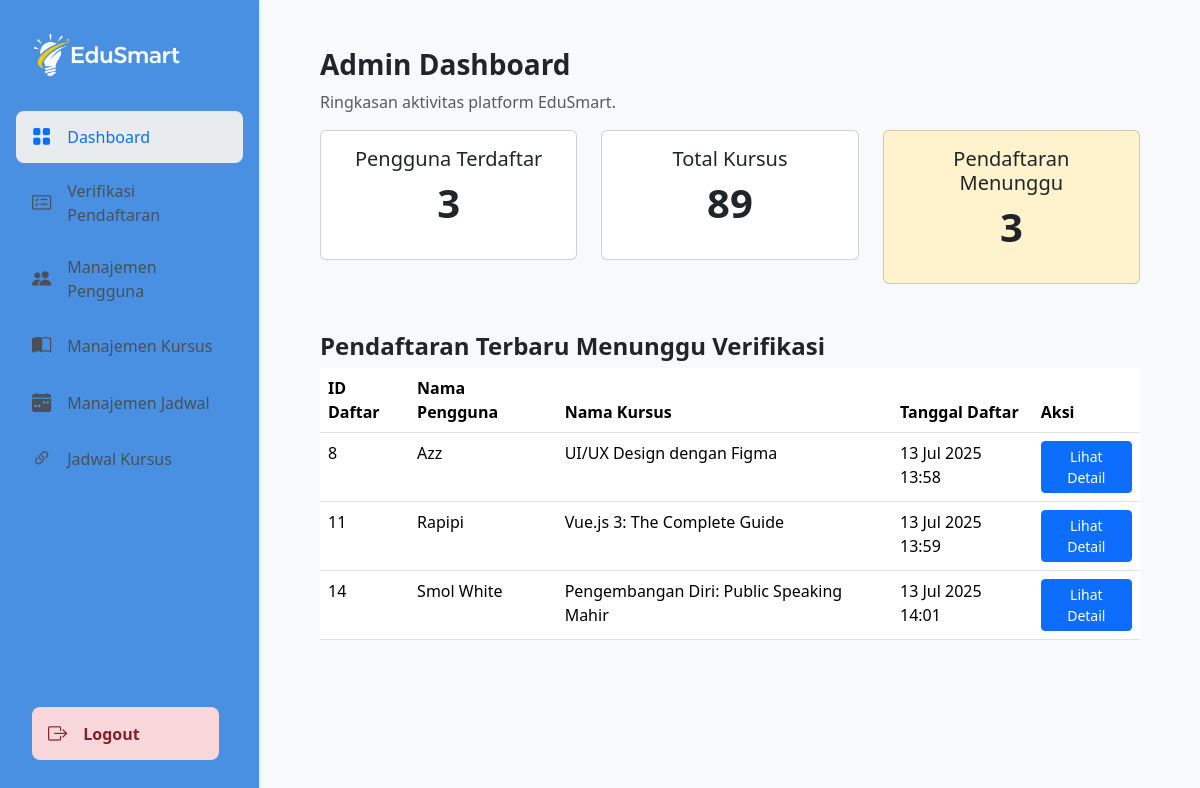
Screenshot of /admin/index.php?page=dashboard (signed in) with the database file from the repository.
### tables this page shows
CREATE TABLE `farhan_pendaftaran` (
  `id` int(11) NOT NULL,
  `user_id` int(11) NOT NULL,
  `kursus_jadwal_id` int(11) NOT NULL,
  `tanggal_daftar` datetime NOT NULL,
  `bukti_pembayaran` varchar(255) NOT NULL,
  `status_pendaftaran` enum('Menunggu','Diterima','Ditolak') NOT NULL
);

CREATE TABLE `farhan_user` (
  `id` int(11) NOT NULL,
  `nama` varchar(100) NOT NULL,
  `email` varchar(100) NOT NULL,
  `password` varchar(255) NOT NULL,
  `no_hp` varchar(20) NOT NULL,
  `foto_profil` varchar(255) DEFAULT NULL,
  `akun_dibuat` datetime NOT NULL
);

CREATE TABLE `farhan_kursus` (
  `id` int(11) NOT NULL,
  `nama_kursus` varchar(100) NOT NULL,
  `deskripsi` text NOT NULL,
  `harga` int(11) NOT NULL,
  `level` enum('Beginner','Intermediate','Advance') NOT NULL,
  `durasi` varchar(50) NOT NULL,
  `gambar` text DEFAULT NULL
);

### admin/pages/dashboard.php (the view)
<?php
$total_users = $koneksi->query("SELECT COUNT(*) AS total FROM farhan_user")->fetch_assoc()['total'];
$total_courses = $koneksi->query("SELECT COUNT(*) AS total FROM farhan_kursus")->fetch_assoc()['total'];
$pending_registrations = $koneksi->query("SELECT COUNT(*) AS total FROM farhan_pendaftaran WHERE status_pendaftaran = 'Menunggu'")->fetch_assoc()['total'];
$sql_recent = "SELECT p.id, u.nama, k.nama_kursus, p.tanggal_daftar
               FROM farhan_pendaftaran p
               JOIN farhan_user u ON p.user_id = u.id
               JOIN farhan_kursus_jadwal kj ON p.kursus_jadwal_id = kj.id
               JOIN farhan_kursus k ON kj.kursus_id = k.id
               WHERE p.status_pendaftaran = 'Menunggu'
               ORDER BY id ASC LIMIT 5";
$recent_result = $koneksi->query($sql_recent);
?>
<div class="container-fluid">
    <h3 class="fw-bold">Admin Dashboard</h3>
    <p class="text-muted">Ringkasan aktivitas platform EduSmart.</p>
    <div class="row g-4 mb-4">
        <div class="col-md-4"><div class="card p-3 text-center"><h5>Pengguna Terdaftar</h5><p class="display-6 fw-bold"><?php echo $total_users; ?></p></div></div>
        <div class="col-md-4"><div class="card p-3 text-center"><h5>Total Kursus</h5><p class="display-6 fw-bold"><?php echo $total_courses; ?></p></div></div>
        <div class="col-md-4"><div class="card p-3 text-center bg-warning-subtle"><h5>Pendaftaran Menunggu</h5><p class="display-6 fw-bold"><?php echo $pending_registrations; ?></p></div></div>
    </div>
    <h4 class="fw-bold mt-5">Pendaftaran Terbaru Menunggu Verifikasi</h4>
    <div class="table-responsive">
        <table class="table table-hover">
            <thead>
                <tr><th>ID Daftar</th><th>Nama Pengguna</th><th>Nama Kursus</th><th>Tanggal Daftar</th><th>Aksi</th></tr>
            </thead>
            <tbody>
                <?php while($row = $recent_result->fetch_assoc()): ?>
                <tr>
                    <td><?php echo $row['id']; ?></td>
                    <td><?php echo htmlspecialchars($row['nama']); ?></td>
                    <td><?php echo htmlspecialchars($row['nama_kursus']); ?></td>
                    <td><?php echo date('d M Y H:i', strtotime($row['tanggal_daftar'])); ?></td>
                    <td><a href="index.php?page=registrations" class="btn btn-sm btn-primary">Lihat Detail</a></td>
                </tr>
                <?php endwhile; ?>
            </tbody>
        </table>
    </div>
</div>

### admin/index.php (shortened to what this page needs)
<?php
$page = $_GET['page'] ?? 'dashboard';
$page_file = "pages/{$page}.php";
?>
<!doctype html>
<html lang="id">
<head>
    <link href="https://cdn.jsdelivr.net/npm/bootstrap@5.3.3/dist/css/bootstrap.min.css" rel="stylesheet">
    <link rel="stylesheet" href="https://cdn.jsdelivr.net/npm/bootstrap-icons@1.11.3/font/bootstrap-icons.min.css">
    <link rel="stylesheet" href="../assets/css/admin-style.css">
</head>
<body>
    <?php include 'templates/sidebar.php'; ?>
    <div class="main-content">
        <div class="p-4">
            <?php
                if (file_exists($page_file)) {
                    include $page_file;
                } else {
                    echo '<div class="alert alert-danger">Halaman tidak ditemukan.</div>';
                }
            ?>
        </div>
    </div>
</body>
</html>

### admin/templates/sidebar.php (shortened to what this page needs)
<div class="sidebar shadow-sm">
    <div class="sidebar-logo-container p-3 mb-3">
        <a href="index.php">
             <img src="../assets/images/edu.png" alt="EduSmart Logo" style="width: 150px;">
        </a>
    </div>
    <ul class="nav flex-column">
        <?php $currentPage = $_GET['page'] ?? 'dashboard'; ?>
        <li class="nav-item">
            <a class="nav-link <?php if($currentPage == 'dashboard') echo 'active'; ?>" href="index.php?page=dashboard">
                <i class="bi bi-grid-fill"></i> Dashboard
            </a>
        </li>
        <li class="nav-item">
            <a class="nav-link <?php if($currentPage == 'registrations') echo 'active'; ?>" href="index.php?page=registrations">
                <i class="bi bi-card-checklist"></i> Verifikasi Pendaftaran
            </a>
        </li>
         <li class="nav-item">
            <a class="nav-link <?php if($currentPage == 'users') echo 'active'; ?>" href="index.php?page=users">
                <i class="bi bi-people-fill"></i> Manajemen Pengguna
            </a>
        </li>
        <li class="nav-item">
            <a class="nav-link <?php if($currentPage == 'courses') echo 'active'; ?>" href="index.php?page=courses">
                <i class="bi bi-book-half"></i> Manajemen Kursus
            </a>
        </li>
        <li class="nav-item">
            <a class="nav-link <?php if($currentPage == 'schedule_management') echo 'active'; ?>" href="index.php?page=schedule_management">
                <i class="bi bi-calendar-week-fill"></i> Manajemen Jadwal
            </a>
        </li>
        <li class="nav-item">
            <a class="nav-link <?php if($currentPage == 'course_schedules') echo 'active'; ?>" href="index.php?page=course_schedules">
                <i class="bi bi-link-45deg"></i> Jadwal Kursus
            </a>
        </li>
    </ul>
    <div class="mt-auto p-3" style="position: absolute; bottom: 20px; width: calc(100% - 40px);">
        <a class="nav-link logout-btn" href="actions/admin_logout.php">
            <i class="bi bi-box-arrow-right"></i> Logout
        </a>
    </div>
</div>

### assets/css/admin-style.css (style rules this page uses)
:root { --brand-secondary: #ff6825; }
body { background-color: #f8f9fa; }
.sidebar { position: fixed; top: 0; left: 0; height: 100%; width: 260px; background-color: #4A90E2; padding: 1rem; transition: all 0.3s; z-index: 1000; border-right: 1px solid #e9ecef; }
.sidebar .nav-link, .offcanvas .nav-link { color: #495057; font-weight: 500; padding: 0.75rem 1rem; border-radius: 0.5rem; margin-bottom: 0.25rem; display: flex; align-items: center; }
.sidebar .nav-link .bi, .offcanvas .nav-link .bi { margin-right: 1rem; font-size: 1.2rem; }
.sidebar .nav-link.active, .sidebar .nav-link:hover, .offcanvas .nav-link.active, .offcanvas .nav-link:hover { background-color: #e9ecef; color: #0d6efd; }
.sidebar .logout-btn, .offcanvas .logout-btn { background-color: #f8d7da; color: #842029; font-weight: 600; }
.main-content { margin-left: 260px; padding: 1.5rem; }

### rows the page displays
farhan_pendaftaran: id "8", user.nama "Azz", farhan_kursus.nama_kursus "UI/UX Design dengan Figma", tanggal_daftar "13 Jul 2025 13:58"
farhan_pendaftaran: id "11", user.nama "Rapipi", farhan_kursus.nama_kursus "Vue.js 3: The Complete Guide", tanggal_daftar "13 Jul 2025 13:59"
farhan_pendaftaran: id "14", user.nama "Smol White", farhan_kursus.nama_kursus "Pengembangan Diri: Public Speaking Mahir", tanggal_daftar "13 Jul 2025 14:01"

### other values shown
$total_users "3"
$total_courses "89"
$pending_registrations "3"
